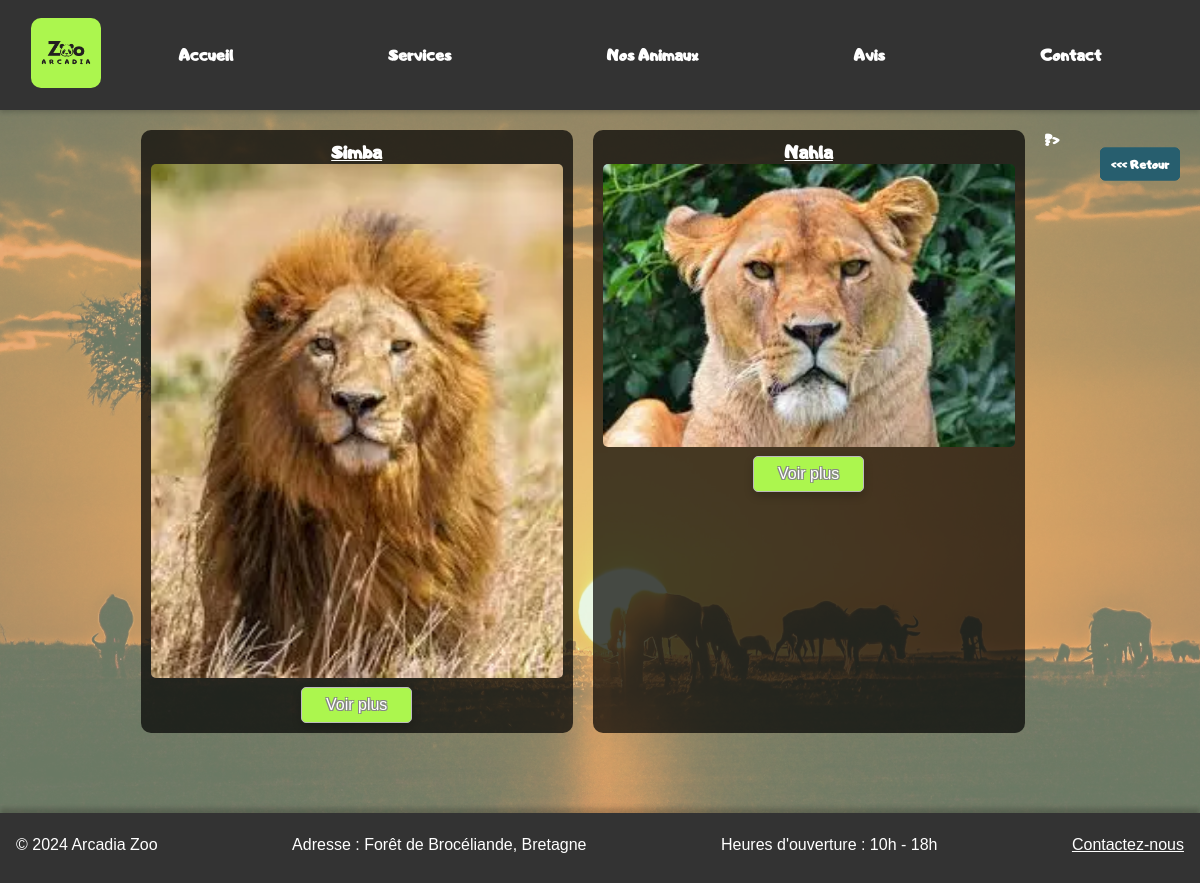
Screenshot of /front/animaux.php?race_id=7&habitat=1 with the database file from the repository.
### tables this page shows
CREATE TABLE `animals` (
  `id` int NOT NULL,
  `race_id` int DEFAULT NULL,
  `name` varchar(255) NOT NULL,
  `poid` decimal(10,2) NOT NULL,
  `sex` varchar(1) NOT NULL,
  `description` varchar(255) NOT NULL,
  `health` varchar(255) NOT NULL,
  `maj` timestamp NULL DEFAULT CURRENT_TIMESTAMP ON UPDATE CURRENT_TIMESTAMP,
  `maj_by` int DEFAULT NULL,
  `created_at` timestamp NULL DEFAULT CURRENT_TIMESTAMP,
  `birthday` timestamp NULL DEFAULT CURRENT_TIMESTAMP
);

CREATE TABLE `horaires` (
  `id` int NOT NULL,
  `description` varchar(255) NOT NULL,
  `maj_by` int DEFAULT NULL,
  `maj` timestamp NULL DEFAULT CURRENT_TIMESTAMP
);

### front/animaux.php (the view, shortened to what this page needs)
<?php
include_once('../back/bdd.php');
include_once "../php/btnBack.php";
$animals = [];
if (isset($_GET['race_id']) && is_numeric($_GET['race_id'])) {
    $race_id = intval($_GET['race_id']);
    $sqlAnimals = "SELECT id, name, description FROM animals WHERE race_id = ?";
    $stmtAnimals = $conn->prepare($sqlAnimals);
    $stmtAnimals->bind_param("i", $race_id);
    $stmtAnimals->execute();
    $resultAnimals = $stmtAnimals->get_result();
    while ($animal = $resultAnimals->fetch_assoc()) {
        $animal_id = $animal['id'];
        $sqlImages = "SELECT name AS picture_name FROM animal_pictures WHERE animal_id = ?";
        $stmtImages = $conn->prepare($sqlImages);
        $stmtImages->bind_param("i", $animal_id);
        $stmtImages->execute();
        $resultImages = $stmtImages->get_result();
        $pictures = [];
        while ($imageData = $resultImages->fetch_assoc()) {
            $pictures[] = '../img/animaux/' . htmlspecialchars($animal['name']) . '/' . htmlspecialchars($imageData['picture_name']) . '.webp';
        }
        $animal['pictures'] = $pictures;
        $animals[] = $animal;
    }
}
?>
<!DOCTYPE html>
<html lang="fr">
<head>
    <link rel="stylesheet" href="../css/style.css">
</head>
<body>
    <header>
        <?php include_once "../php/navbarr.php"; ?>
    </header>
    <main>
        <br>
        <div class="animal-container">
        <?php
if (!empty($animals)) {
    foreach ($animals as $index => $animal) {
        echo '<div class="animal-item">';
        echo '<h3>' . htmlspecialchars($animal['name']) . '</h3>';
        if (!empty($animal['pictures'])) {
            echo '<img src="' . htmlspecialchars($animal['pictures'][0]) . '" alt="' . htmlspecialchars($animal['name']) . '">';
            echo back('./habitats', 'r');
        }
        $aID = htmlspecialchars($animal['id']);
        echo '<button onclick="toggleContent(' . $index . ')"
            id="toggle-button-' . $index . '" class="toggle-button"
            data-id="' . $aID . '">Voir plus</button>';
        echo '</div>';
    }
} else {
    echo '<div><p>Aucun animal trouvé pour cette race.</p>';
    echo back('./habitats', 'r');
    echo '</div>';
}
?>
            ?>
        </div>
    </main>
    <?php include_once "../php/footer.php"; ?>
</body>
</html>

### php/btnBack.php (shortened to what this page needs)
<?php
function back($url, $align = null) {
    $style = "";
    switch ($align) {
        case "r":
            $style = "position: absolute; right: 100px;";
            break;
    }
    echo '<a href="' . htmlspecialchars($url) . '.php" style="' . $style . '"><div class="btn-back" ><<< Retour</div class="btn-back" ></a>';
}
?>

### php/horaires.php (shortened to what this page needs)
<?php
include '../back/bdd.php';
$sql = "SELECT description FROM horaires";
$result = $conn->query($sql);
if ($result->num_rows > 0) {
    $row = $result->fetch_assoc();
    $description = str_replace('#', '<br>', $row['description']);
    echo "<p>" . $description . "</p>";
} else {
    echo "Aucune description trouvée.";
}
?>

### css/style.css (style rules this page uses)
* { margin: 0; padding: 0; box-sizing: border-box; }
body { font-family: 'Andigiana Toybox', sans-serif; display: flex; flex-direction: column; min-height: 100vh; min-width: 375px; width: 100%; max-width: 1920; margin: auto; align-items: center; background-color: #d3f1c7; color: #111; font-size: 16px; font-weight: 600; background-image: url('../img/bg.webp'); background-size: cover; background-position: center; position: relative; }
body::before { content: ''; position: absolute; top: 0; left: 0; width: 100%; height: 100%; background-color: rgba(211, 241, 199, 0.5); z-index: -1; }
main { margin-bottom: 80px; flex: 1; width: 90%; }
header ,footer { padding: 5px; width: 100%; background-color: #333; }
header { padding-top:20px; box-shadow: 0 2px 5px rgba(0, 0, 0, 0.2); }
h3 { text-decoration:underline ; }
button { background-color: #acf64e; margin-top: 5px; color: white; border: #bbb solid 1px; padding: 0.5rem 1.5rem; border-radius: 5px; box-shadow: 0 4px 10px rgba(0, 0, 0, 0.2); text-shadow: 1px 1px 0 #868686, -1px -1px 0 #868686, 1px -1px 0 #868686, -1px 1px 0 #868686; cursor: pointer; font-size: 16px; transition: background-color 0.3s; }
.btn-back { transform : translateY(-50%); position: absolute; width: 80px; font-size: 12px; padding: 8px 8px; background-color: #275e6e; color: white; text-decoration: none; border : solid 1px #275e6e; border-radius: 5px; transition: background-color 0.3s; }

### rows the page displays
animals: name "Simba", name (picture)
animals: name "Nahla", name (picture)
horaires: description "Heures d'ouverture : 10h - 18h"
